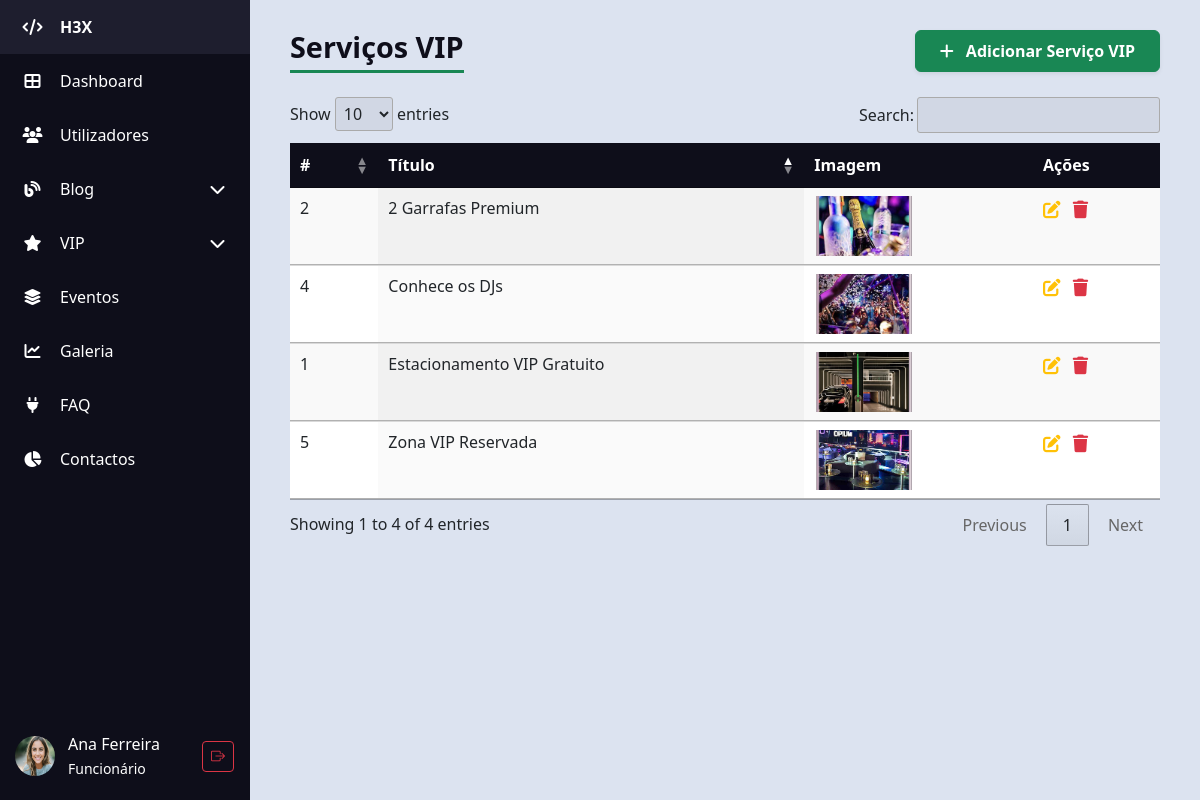
Screenshot of /H3X/admin/admin_servicos_vip.php (signed in) with the database file from the repository.
### tables this page shows
CREATE TABLE IF NOT EXISTS `servicos_vip` (
  `id` int NOT NULL AUTO_INCREMENT,
  `titulo` varchar(255) NOT NULL,
  `imagem` varchar(255) DEFAULT NULL,
  `criado_em` timestamp NULL DEFAULT CURRENT_TIMESTAMP,
  PRIMARY KEY (`id`)
);

### H3X/admin/admin_servicos_vip.php (the view, shortened to what this page needs)
<?php
require_once "../db_config.php";
?>
<?php require 'partials/header.php'; ?>
<body>
    <div class="d-flex">
        <?php require 'partials/sidebar.php'; ?>
        <div class="content">
            <div class="d-flex justify-content-between align-items-center mb-4">
                <h1 class="table-title m-0">Serviços VIP</h1>
                <div>
                    <a href="admin_servicos_vip_create.php" class="btn btn-success shadow-sm px-4 py-2 fw-semibold">
                        <i class="fas fa-plus me-2"></i> Adicionar Serviço VIP
                    </a>
                </div>
            </div>
            <?php
            $sql = "SELECT id, titulo, imagem FROM servicos_vip ORDER BY id DESC";
            $result = $conn->query($sql);
            ?>
            <?php if ($result && $result->num_rows > 0): ?>
                <table id="svipTable" class="display table table-striped table-hover" style="width:100%">
                    <thead>
                        <tr>
                            <th>#</th>
                            <th>Título</th>
                            <th>Imagem</th>
                            <th>Ações</th>
                        </tr>
                    </thead>
                    <tbody>
                        <?php while ($servico = $result->fetch_object()):
                            $id = $servico->id;
                            ?>
                            <tr>
                                <td><?= trim($id) ?></td>
                                <td><?= trim($servico->titulo) ?></td>
                                <td>
                                    <?php if (!empty($servico->imagem)): ?>
                                        <img src="../uploads/<?= trim($servico->imagem) ?>" alt="Imagem do serviço VIP <?= $id ?>"
                                            style="width: 100px; height: 60px; object-fit: cover; cursor: pointer;"
                                            data-bs-toggle="modal" data-bs-target="#imagemModal<?= $id ?>" />
                                    <?php else: ?>
                                        <span class="text-muted">Sem imagem</span>
                                    <?php endif; ?>
                                </td>
                                <td>
                                    <a href="admin_servicos_vip_edit.php?id=<?= urlencode($id) ?>" title="Editar"><i
                                            class="fas fa-pen-to-square text-warning"></i></a>
                                    <a href="admin_servicos_vip_delete.php?id=<?= urlencode($id) ?>" title="Apagar"
                                        class="ms-2"><i class="fas fa-trash text-danger"></i></a>
                                </td>
                            </tr>
                        <?php endwhile; ?>
                    </tbody>
                </table>
            <?php else: ?>
                <p class="alert alert-warning">Sem resultados encontrados.</p>
            <?php endif; ?>
        </div>
    </div>
    <?php require 'partials/footer.php'; ?>
</body>
</html>

### H3X/admin/css/style.css (style rules this page uses)
body { background-color: #dce3f0; margin: 0; font-family: "Segoe UI", sans-serif; }
.content { margin-left: 80px; padding: 30px 40px; flex: 1; transition: margin-left 0.3s ease; }
table.dataTable thead th { background-color: #0e0e1a; color: white; cursor: pointer; }
h1.table-title { color: #0e0e1a; margin-bottom: 20px; font-weight: 700; border-bottom: 3px solid #198754; display: inline-block; padding-bottom: 5px; font-size: 1.8rem; }
td a { font-size: 1.1rem; transition: color 0.3s ease; }
table.dataTable thead > tr > th.sorting:before, table.dataTable thead > tr > th.sorting:after, table.dataTable thead > tr > th.sorting_asc:before, table.dataTable thead > tr > th.sorting_asc:after, table.dataTable thead > tr > th.sorting_desc:before, table.dataTable thead > tr > th.sorting_desc:after, table.dataTable thead > tr > th.sorting_asc_disabled:before, table.dataTable thead > tr > th.sorting_asc_disabled:after, table.dataTable thead > tr > th.sorting_desc_disabled:before, table.dataTable thead > tr > th.sorting_desc_disabled:after, table.dataTable thead > tr > td.sorting:before, table.dataTable thead > tr > td.sorting:after, table.dataTable thead > tr > td.sorting_asc:before, table.dataTable thead > tr > td.sorting_asc:after, table.dataTable thead > tr > td.sorting_desc:before, table.dataTable thead > tr > td.sorting_desc:after, table.dataTable thead > tr > td.sorting_asc_disabled:before, table.dataTable thead > tr > td.sorting_asc_disabled:after, table.dataTable thead > tr > td.sorting_desc_disabled:before, table.dataTable thead > tr > td.sorting_desc_disabled:after { opacity: 0.5; }
table.dataTable thead > tr > th.sorting_asc:before, table.dataTable thead > tr > th.sorting_desc:after, table.dataTable thead > tr > td.sorting_asc:before, table.dataTable thead > tr > td.sorting_desc:after { opacity: 1; }

### rows the page displays
servicos_vip: titulo "Zona VIP Reservada", imagem (picture)
servicos_vip: titulo "Conhece os DJs", imagem (picture)
servicos_vip: titulo "2 Garrafas Premium", imagem (picture)
servicos_vip: titulo "Estacionamento VIP Gratuito", imagem (picture)
